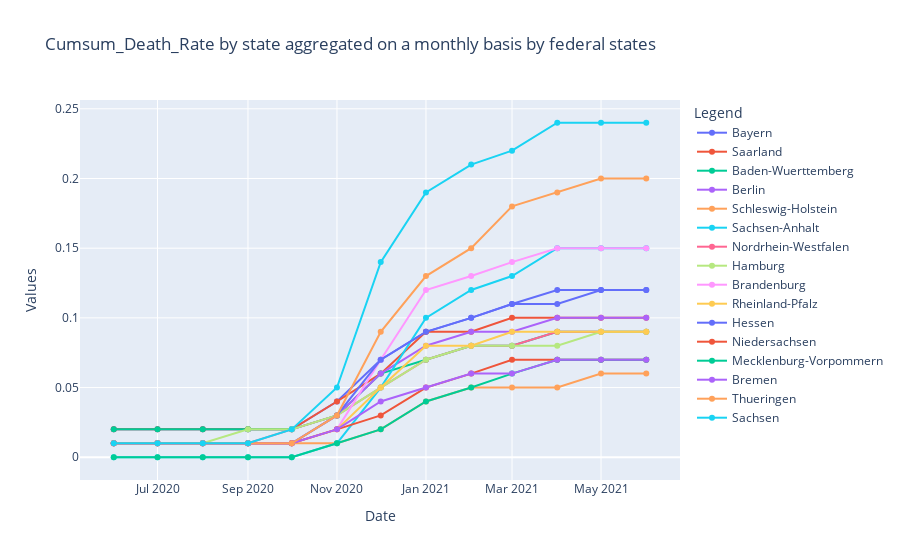

Notebook source saved alongside this figure:
### Code cell
fig = go.Figure()
for el in cumsum_df["state"].value_counts().keys().to_list():
    base = cumsum_df[cumsum_df["state"]==el]
    fig.add_trace(go.Scatter(x=base[base["month"] > pd.to_datetime('2020-05-01')]["month"], 
                         y=base[base["month"] > pd.to_datetime('2020-05-01')]["deaths_cumsum_rate"],
                    mode='lines+markers', name=el, hovertemplate='%{y:.2f}%'))

fig.update_layout(
        title="Cumsum_Death_Rate by state aggregated on a monthly basis by federal states",
        xaxis_title="Date",
        yaxis_title="Values",
        legend_title="Legend"
    )
fig.show()
